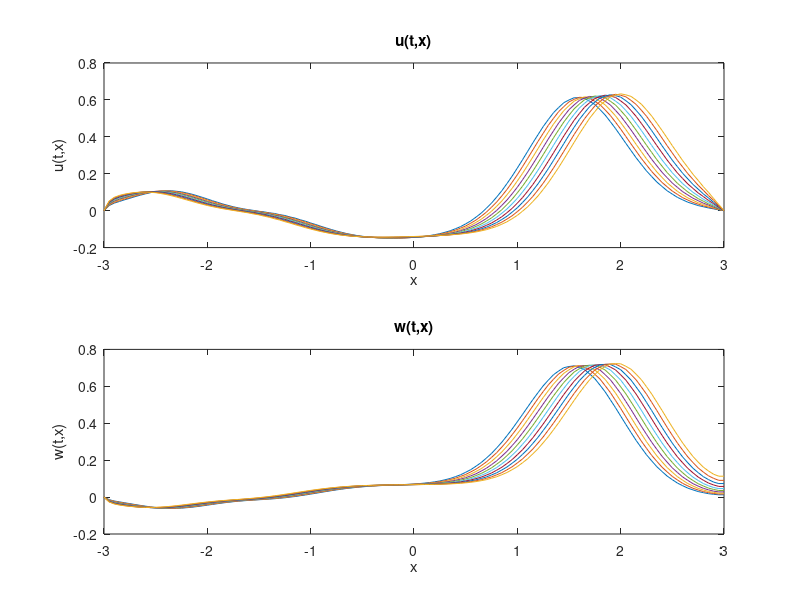

The MATLAB source for this figure:
%lax_fried.m
%Problem 1.3 #2 Strikwerda
%Amie Demmel
%2/26/15
%
%This script applies the Lax-Friedman scheme to a system of equations
%The boundries are given in problem

%Initialize variables
lambda=1/2;
h=1/20;
k=lambda*h;

ax=-3;
bx=3;
at=0;
bt=2;

n=round((bt-at)/k + 1);
m=round((bx-ax)/h + 1);

%Initialize data u(0,x) and w(0,x)
u=zeros(n,m);
w=zeros(n,m);
x=ax;
for i=1:m
    u(1,i)=1-abs(x);
    w(1,i)=1-2*abs(x);
    if u(1,i)<0
        u(1,i)=0;
    end
    if w(1,i)<0
        w(1,i)=0;
    end
    x=x+h;
end
    
t=0;
for j=1:n-1
    for i=2:m-1
       %Lax-Friedrichs for u and w (see paper work for derviation of
       %form)
        L1=lambda/6*(t-2);
        L2=lambda/3*(t+1);
        u(j+1,i)=(.5-L1)*u(j,i+1)+(.5+L1)*u(j,i-1)-k*u(j,i)/3+L2*(w(j,i-1)-w(j,i+1));
        L1=lambda/6*(2*t-1);
        L2=lambda/6*(t+1);
        w(j+1,i)=(.5-L1)*w(j,i+1)+(.5+L1)*w(j,i-1)+k*w(j,i)/3+L2*(u(j,i-1)-u(j,i+1));
    end
    %boundry condition at n; u=0 and w is last calculated point
    u(j+1,m)=0;
    w(j+1,m)=w(j+1,m-1);
    t=t+k;
end

%visulize the last 10 time steps of u(t,x) and w(t,x) for this particular 
%problem: t in [1.75,2]
figure
subplot(2,1,1);
plot(ax:h:bx,u(n-9:n,:))
xlabel('x');
ylabel('u(t,x)');
title('u(t,x)');

subplot(2,1,2);
plot(ax:h:bx,w(n-9:n,:))
xlabel('x');
ylabel('w(t,x)');
title('w(t,x)');